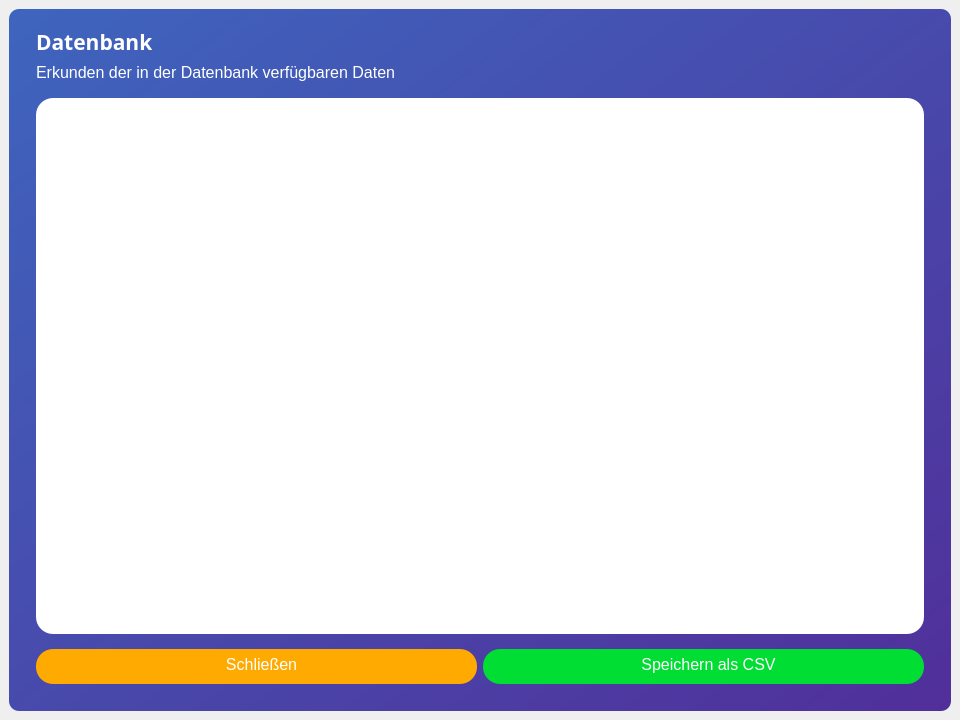
<?xml version="1.0" encoding="UTF-8"?>
<ui version="4.0">
 <class>MainWindow</class>
 <widget class="QMainWindow" name="MainWindow">
  <property name="geometry">
   <rect>
    <x>0</x>
    <y>0</y>
    <width>960</width>
    <height>720</height>
   </rect>
  </property>
  <property name="minimumSize">
   <size>
    <width>960</width>
    <height>720</height>
   </size>
  </property>
  <property name="windowTitle">
   <string>MainWindow</string>
  </property>
  <widget class="QWidget" name="centralwidget">
   <property name="styleSheet">
    <string notr="true"/>
   </property>
   <layout class="QVBoxLayout" name="verticalLayout">
    <property name="leftMargin">
     <number>9</number>
    </property>
    <property name="topMargin">
     <number>9</number>
    </property>
    <property name="rightMargin">
     <number>9</number>
    </property>
    <item>
     <widget class="QFrame" name="shadow_frame">
      <property name="styleSheet">
       <string notr="true">QFrame {
background-color: qlineargradient(spread:pad, x1:0, y1:0, x2:1, y2:1, stop:0 rgba(62, 101, 190, 255), stop:1 rgba(81, 47, 154, 255));
border-radius: 10px;
}


</string>
      </property>
      <property name="frameShape">
       <enum>QFrame::StyledPanel</enum>
      </property>
      <property name="frameShadow">
       <enum>QFrame::Raised</enum>
      </property>
      <layout class="QVBoxLayout" name="verticalLayout_3">
       <property name="leftMargin">
        <number>27</number>
       </property>
       <property name="topMargin">
        <number>18</number>
       </property>
       <property name="rightMargin">
        <number>27</number>
       </property>
       <property name="bottomMargin">
        <number>18</number>
       </property>
       <item>
        <widget class="QLabel" name="label">
         <property name="font">
          <font>
           <family>Segoe UI Light</family>
           <pointsize>16</pointsize>
           <weight>75</weight>
           <bold>true</bold>
          </font>
         </property>
         <property name="styleSheet">
          <string notr="true">background-color: rgba(0, 0, 0, 0);
color: rgb(255, 255, 255);
font-size: 16pt;
font-family: &quot;Segoe UI Light&quot;;
font-weight: bold;</string>
         </property>
         <property name="text">
          <string>Datenbank</string>
         </property>
         <property name="indent">
          <number>0</number>
         </property>
        </widget>
       </item>
       <item>
        <widget class="QLabel" name="label_2">
         <property name="styleSheet">
          <string notr="true">background-color: rgba(0, 0, 0, 0);
color: rgb(255, 255, 255);
font-size: 12pt;
font-family: &quot;Segoe UI Light&quot;;
margin-bottom: 10px;</string>
         </property>
         <property name="text">
          <string>Erkunden der in der Datenbank verfügbaren Daten</string>
         </property>
         <property name="indent">
          <number>0</number>
         </property>
        </widget>
       </item>
       <item>
        <widget class="QFrame" name="frame_4">
         <property name="minimumSize">
          <size>
           <width>0</width>
           <height>100</height>
          </size>
         </property>
         <property name="styleSheet">
          <string notr="true">background-color: rgba(255, 255, 255, 0);</string>
         </property>
         <property name="frameShape">
          <enum>QFrame::StyledPanel</enum>
         </property>
         <property name="frameShadow">
          <enum>QFrame::Raised</enum>
         </property>
         <layout class="QVBoxLayout" name="verticalLayout_4">
          <property name="leftMargin">
           <number>0</number>
          </property>
          <property name="topMargin">
           <number>0</number>
          </property>
          <property name="rightMargin">
           <number>0</number>
          </property>
          <property name="bottomMargin">
           <number>0</number>
          </property>
          <item>
           <widget class="QFrame" name="frame_2">
            <property name="styleSheet">
             <string notr="true">background-color: rgb(255, 255, 255);
border-radius: 17.0px;</string>
            </property>
            <property name="frameShape">
             <enum>QFrame::StyledPanel</enum>
            </property>
            <property name="frameShadow">
             <enum>QFrame::Raised</enum>
            </property>
            <layout class="QVBoxLayout" name="verticalLayout_2">
             <property name="leftMargin">
              <number>18</number>
             </property>
             <property name="topMargin">
              <number>18</number>
             </property>
             <property name="rightMargin">
              <number>18</number>
             </property>
             <property name="bottomMargin">
              <number>18</number>
             </property>
             <item>
              <widget class="QTableWidget" name="tableWidget">
               <property name="styleSheet">
                <string notr="true">background-color: rgba(255, 255, 255, 0);
font-size: 10pt;
font-family: &quot;Segoe UI Light&quot;;
color: rgb(0, 0, 0);</string>
               </property>
               <property name="sizeAdjustPolicy">
                <enum>QAbstractScrollArea::AdjustIgnored</enum>
               </property>
               <property name="gridStyle">
                <enum>Qt::DotLine</enum>
               </property>
              </widget>
             </item>
            </layout>
           </widget>
          </item>
         </layout>
        </widget>
       </item>
       <item>
        <widget class="QFrame" name="frame">
         <property name="sizePolicy">
          <sizepolicy hsizetype="Expanding" vsizetype="Fixed">
           <horstretch>0</horstretch>
           <verstretch>0</verstretch>
          </sizepolicy>
         </property>
         <property name="minimumSize">
          <size>
           <width>0</width>
           <height>0</height>
          </size>
         </property>
         <property name="styleSheet">
          <string notr="true">background-color: rgba(255, 255, 255, 0);</string>
         </property>
         <property name="frameShape">
          <enum>QFrame::StyledPanel</enum>
         </property>
         <property name="frameShadow">
          <enum>QFrame::Raised</enum>
         </property>
         <layout class="QHBoxLayout" name="horizontalLayout">
          <property name="spacing">
           <number>6</number>
          </property>
          <property name="leftMargin">
           <number>0</number>
          </property>
          <property name="rightMargin">
           <number>0</number>
          </property>
          <item>
           <widget class="QPushButton" name="pushButton">
            <property name="styleSheet">
             <string notr="true">QPushButton {
color: #ffffff;
background-color:  rgb(255, 170, 0);
height: 30px;
padding-left: 10px;
padding-bottom: 5px;
border-radius: 17.0px;
font-size: 12pt;
font-family: &quot;Segoe UI Light&quot;;
}

QPushButton:hover {
border: 2px solid rgb(255, 255, 255);
}

QPushButton:pressed {
color: rgba(255, 255, 255, 0.5);
background-color: rgba(255, 170, 0, 0.5);
}</string>
            </property>
            <property name="text">
             <string>Schließen</string>
            </property>
           </widget>
          </item>
          <item>
           <widget class="QPushButton" name="pushButton_2">
            <property name="styleSheet">
             <string notr="true">QPushButton {
color: #ffffff;
background-color:  rgb(0, 221, 51);
height: 30px;
padding-left: 10px;
padding-bottom: 5px;
border-radius: 17.0px;
font-size: 12pt;
font-family: &quot;Segoe UI Light&quot;;
}

QPushButton:hover {
border: 2px solid rgb(255, 255, 255);
}

QPushButton:pressed {
color: rgba(255, 255, 255, 0.5);
background-color: rgba(0, 221, 51, 0.5);
}</string>
            </property>
            <property name="text">
             <string>Speichern als CSV</string>
            </property>
           </widget>
          </item>
         </layout>
        </widget>
       </item>
      </layout>
     </widget>
    </item>
   </layout>
  </widget>
 </widget>
 <resources/>
 <connections/>
</ui>
